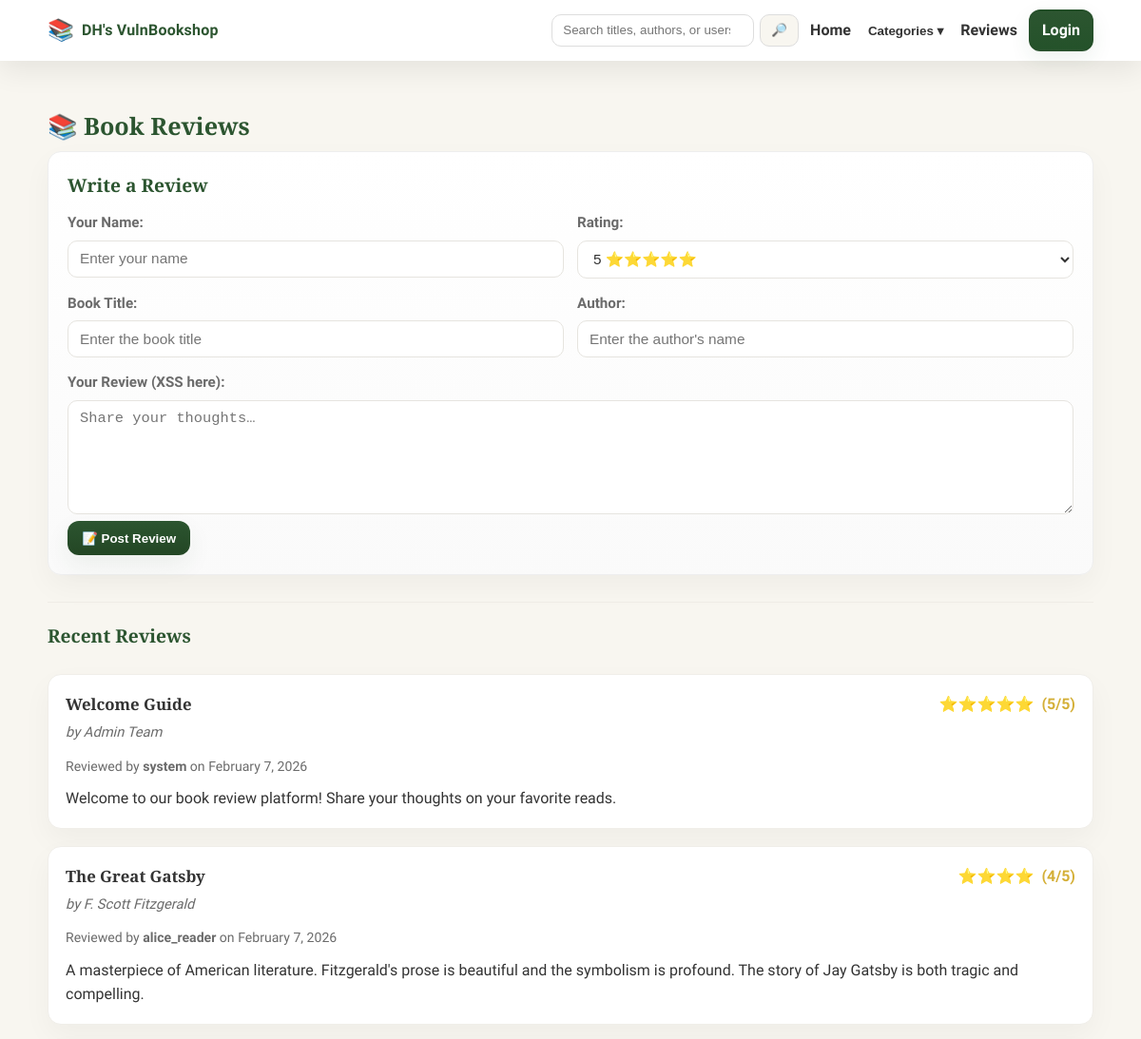
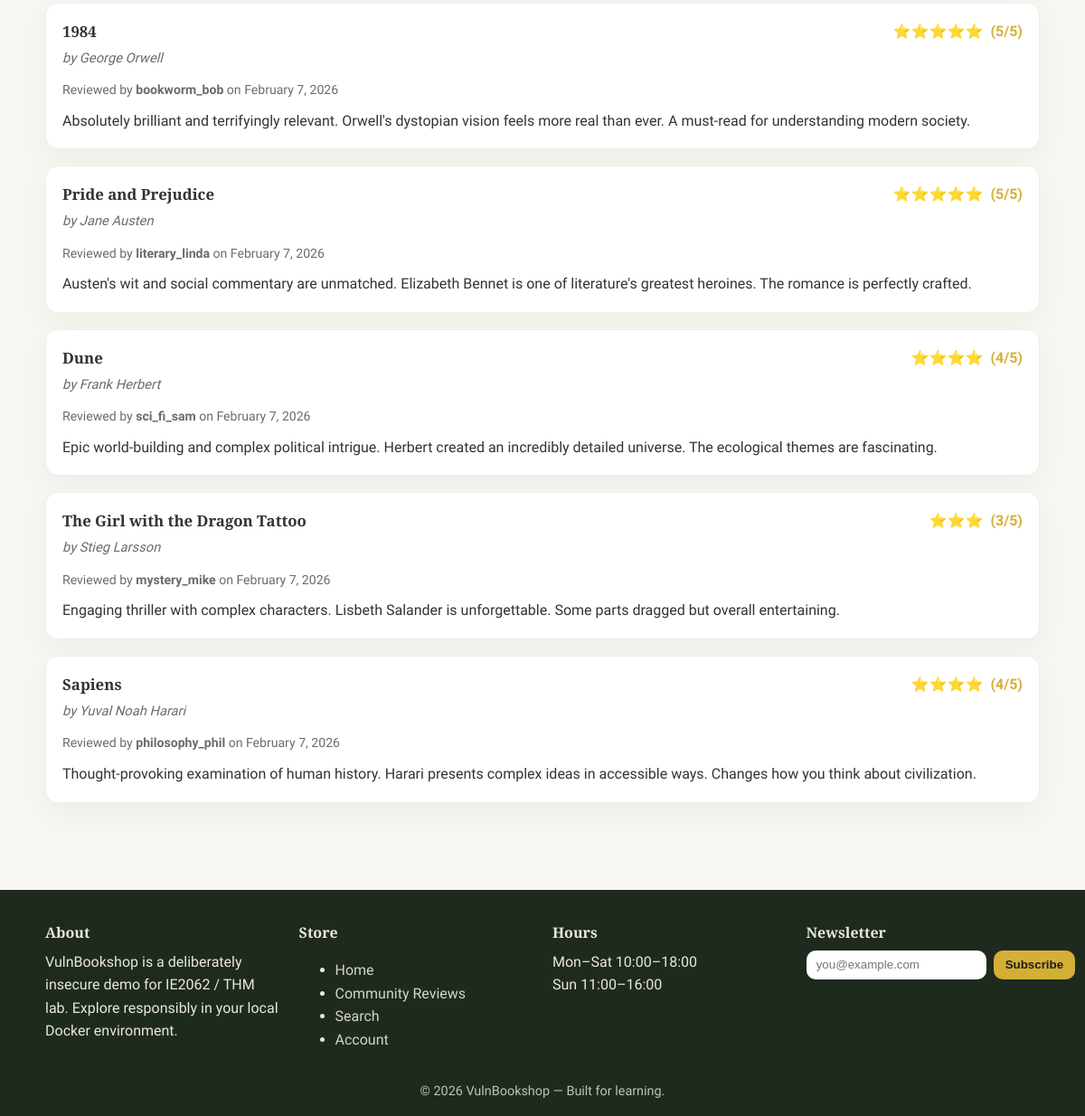
/review.php, run on the app's committed database (2 pictures, top to bottom).
### tables this page shows
CREATE TABLE comments (
  id INT AUTO_INCREMENT PRIMARY KEY,
  `user` VARCHAR(80),
  book_title VARCHAR(200),
  author VARCHAR(150),
  rating INT DEFAULT 5 CHECK (rating >= 1 AND rating <= 5),
  comment TEXT,
  created_at TIMESTAMP DEFAULT CURRENT_TIMESTAMP
);

### www/review.php (the view, shortened to what this page needs)
<?php
require_once __DIR__ . '/includes/config.php';
$conn = new mysqli($DB_HOST, $DB_USER, $DB_PASS, $DB_NAME);
$default_comments = [];
$sql = "SELECT id, `user`, book_title, author, rating, comment, created_at
        FROM comments
        ORDER BY id ASC
        LIMIT 7";
if ($res = $conn->query($sql)) {
    while ($row = $res->fetch_assoc()) {
        $row['rating'] = (int)$row['rating'];
        $default_comments[] = $row;
    }
}
$all_comments = array_merge($_SESSION['user_comments'], $default_comments);
?>
<?php include __DIR__ . '/includes/header.php'; ?>
<main class="container section">
  <h2>📚 Book Reviews</h2>
  <div class="review-form">
    <h3>Write a Review</h3>
    <form method="post">
      <div class="form-row">
        <div class="form-group">
          <label for="user">Your Name:</label>
          <input type="text" id="user" name="user" placeholder="Enter your name">
        </div>
        <div class="form-group">
          <label for="rating">Rating:</label>
          <select id="rating" name="rating" class="rating-select">
            <option value="5">5 ⭐⭐⭐⭐⭐</option>
          </select>
        </div>
      </div>
      <div class="form-row">
        <div class="form-group">
          <label for="book_title">Book Title:</label>
          <input type="text" id="book_title" name="book_title" placeholder="Enter the book title" required>
        </div>
        <div class="form-group">
          <label for="author">Author:</label>
          <input type="text" id="author" name="author" placeholder="Enter the author's name" required>
        </div>
      </div>
      <div class="form-group">
        <label for="comment">Your Review (XSS here):</label>
        <textarea id="comment" name="comment" placeholder="Share your thoughts…" required></textarea>
      </div>
      <button type="submit" class="submit-btn">📝 Post Review</button>
    </form>
  </div>
  <hr>
  <div class="reviews">
    <h3>Recent Reviews</h3>
    <?php
    foreach ($all_comments as $c) {
        $stars = str_repeat('⭐', (int)$c['rating']);
        echo "<div class='review-card'>";
        echo   "<div class='review-header'>";
        echo     "<div class='book-info'>";
        echo       "<h3>" . htmlspecialchars($c['book_title'], ENT_QUOTES, 'UTF-8') . "</h3>";
        echo       "<div class='book-author'>by " . htmlspecialchars($c['author'], ENT_QUOTES, 'UTF-8') . "</div>";
        echo     "</div>";
        echo     "<div class='rating'><span class='stars'>{$stars}</span><span>(" . (int)$c['rating'] . "/5)</span></div>";
        echo   "</div>";
        echo   "<div class='review-meta'>Reviewed by <strong>" . htmlspecialchars($c['user'], ENT_QUOTES, 'UTF-8') . "</strong> on " . date('F j, Y', strtotime($c['created_at'])) . "</div>";
        echo   "<div class='review-content'>";
        echo $c['comment'];
        echo   "</div>";
        echo "</div>";
    }
    ?>
  </div>
</main>
<?php include __DIR__ . '/includes/footer.php'; ?>

### www/includes/header.php (shortened to what this page needs)
<!doctype html>
<html lang="en">
<head>
  <link rel="stylesheet" href="/style.css">
</head>
<body>
<header class="site-header">
  <div class="container header-row">
    <a class="logo" href="/index.php">
      <span class="logo-mark">📚</span>
      <span class="logo-text">DH's VulnBookshop</span>
    </a>
    <form class="search" action="/search.php" method="get">
      <input name="q" type="search" placeholder="Search titles, authors, or users…" aria-label="Search">
      <button aria-label="Search">🔎</button>
    </form>
    <nav class="nav">
      <a href="/index.php">Home</a>
      <div class="nav-dropdown">
        <button type="button" aria-haspopup="true" aria-expanded="false">Categories ▾</button>
      </div>
      <a href="/review.php">Reviews</a>
<?php if (!empty($_SESSION['is_logged'])): ?>
  <a class="auth-btn" href="/profile.php?uid=<?php echo urlencode($_SESSION['user_uid'] ?? ''); ?>">
    Profile <?php if (!empty($_SESSION['username'])): ?>(<?php echo htmlspecialchars($_SESSION['username'], ENT_QUOTES, 'UTF-8'); ?>)<?php endif; ?>
  </a>
  <a class="auth-ghost" href="/logout.php">Logout</a>
<?php else: ?>
  <a class="auth-btn" href="/login.php">Login</a>
<?php endif; ?>
    </nav>
  </div>
</header>

### www/includes/footer.php
<footer class="site-footer">
  <div class="container footer-grid">
    <div>
      <h4>About</h4>
      <p>VulnBookshop is a deliberately insecure demo for IE2062 / THM lab. Explore responsibly in your local Docker environment.</p>
    </div>
    <div>
      <h4>Store</h4>
      <ul>
        <li><a href="/index.php">Home</a></li>
        <li><a href="/review.php">Community Reviews</a></li>
        <li><a href="/search.php">Search</a></li>
        <li><a href="/login.php">Account</a></li>
      </ul>
    </div>
    <div>
      <h4>Hours</h4>
      <p>Mon–Sat 10:00–18:00<br>Sun 11:00–16:00</p>
    </div>
    <div>
      <h4>Newsletter</h4>
      <form class="newsletter" action="
      #" method="post" onsubmit="alert('Thanks! (demo)'); return false;">
        <input type="email" placeholder="you@example.com" required>
        <button>Subscribe</button>
      </form>
    </div>
  </div>
  <div class="copyright">© <?php echo date('Y'); ?> VulnBookshop — Built for learning.</div>
</footer>
</body>
</html>

### data on the page
comments: book_title "Welcome Guide", author "Admin Team", rating "⭐⭐⭐⭐⭐", rating "5", user "system", created_at "February 7, 2026", comment "Welcome to our book review platform! Share your thoughts on your favorite reads."
comments: book_title "The Great Gatsby", author "F. Scott Fitzgerald", rating "⭐⭐⭐⭐", rating "4", user "alice_reader", created_at "February 7, 2026", comment "A masterpiece of American literature. Fitzgerald's prose is beautiful and the symbolism is profound. The story of Jay Gatsby is both tragic and compelling."
comments: book_title "1984", author "George Orwell", rating "⭐⭐⭐⭐⭐", rating "5", user "bookworm_bob", created_at "February 7, 2026", comment "Absolutely brilliant and terrifyingly relevant. Orwell's dystopian vision feels more real than ever. A must-read for understanding modern society."
comments: book_title "Pride and Prejudice", author "Jane Austen", rating "⭐⭐⭐⭐⭐", rating "5", user "literary_linda", created_at "February 7, 2026", comment "Austen's wit and social commentary are unmatched. Elizabeth Bennet is one of literature's greatest heroines. The romance is perfectly crafted."
comments: book_title "Dune", author "Frank Herbert", rating "⭐⭐⭐⭐", rating "4", user "sci_fi_sam", created_at "February 7, 2026", comment "Epic world-building and complex political intrigue. Herbert created an incredibly detailed universe. The ecological themes are fascinating."
comments: book_title "The Girl with the Dragon Tattoo", author "Stieg Larsson", rating "⭐⭐⭐", rating "3", user "mystery_mike", created_at "February 7, 2026", comment "Engaging thriller with complex characters. Lisbeth Salander is unforgettable. Some parts dragged but overall entertaining."
comments: book_title "Sapiens", author "Yuval Noah Harari", rating "⭐⭐⭐⭐", rating "4", user "philosophy_phil", created_at "February 7, 2026", comment "Thought-provoking examination of human history. Harari presents complex ideas in accessible ways. Changes how you think about civilization."
